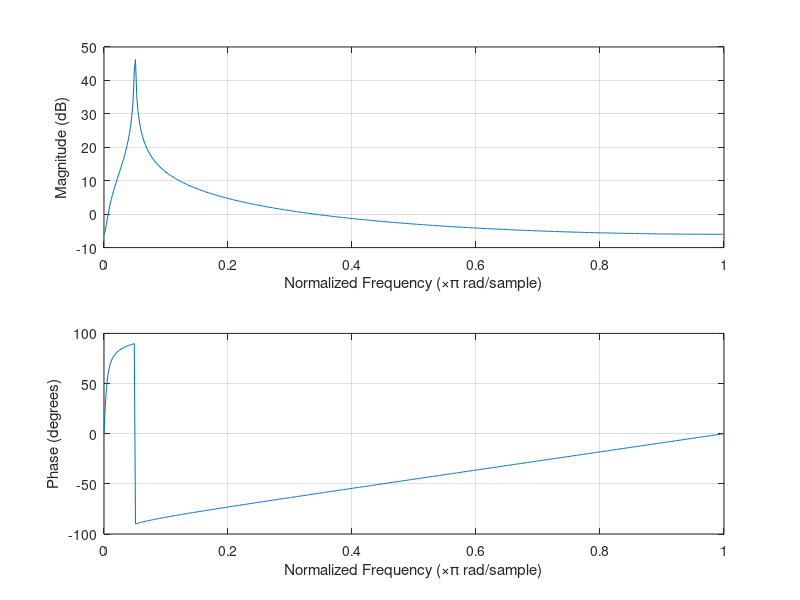

Reproduce this figure in MATLAB. (Note: this script raises an error after producing the figure.)
close all;
fo = 200; % design frequency
fs = 8000; %sample frequency
wo = (2*pi)*(fo/fs); 
n = 10000; %number of samples
nn = 1:10000;
x = zeros(n, 1);
x(1) = 1; %create the delta function
h = cos(wo.*(1:n));
hnew = cos(wo*nn);
b = [1 -cos(wo)];
a = [1 -2*cos(wo) 1];

subplot(211);

freqz(b, a);
%plot the frequency response



%excite the system
%y = conv(h, x);
y = filter(b, a, hnew);
figure; 
spectrogram(y); %plot the specgram

%part e)
alpha = 0.01;
n2 = 1:10000;
wo2 = (2*pi)*n2.*(100+alpha.*n2);
y2 = cos(wo2);
%sound(y2)
figure;
spectrogram(y2)
title("Alpha = 0.01");
pause

alpha = 0.001;
n2 = 1:10000;
wo2 = (2*pi)*n2.*(100+alpha.*n2);
y2 = cos(wo2);
%sound(y2)
figure;
spectrogram(y2)
title("Alpha = 0.001");
